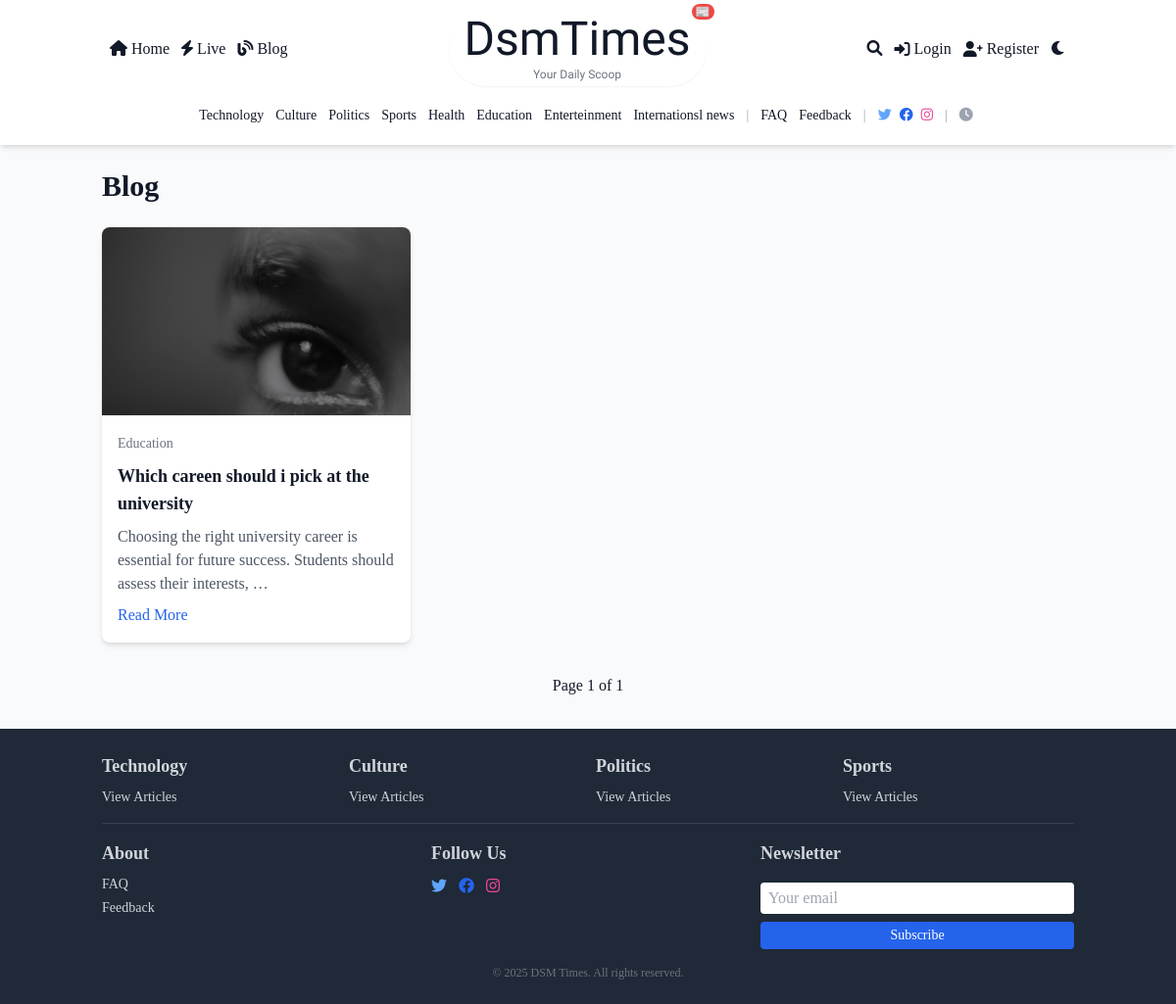
Screenshot of /blog/ with the database file from the repository.
### core/models.py (models this page shows, shortened)
class Category(models.Model):
    name = models.CharField(max_length=100, unique=True)
    slug = models.SlugField(unique=True)
    description = models.TextField(blank=True)
    image = models.ImageField(upload_to='category_images/', blank=True)
    is_special = models.BooleanField(default=False)
    color = models.CharField(max_length=7, blank=True, default='#000000')  # Hex color code

class BlogPost(models.Model):
    STATUS_CHOICES = (
        ('draft', 'Draft'),
        ('published', 'Published'),
        ('hidden', 'Hidden'),
    )
    title = models.CharField(max_length=200)
    slug = models.SlugField(unique=True)
    author = models.ForeignKey(User, on_delete=models.CASCADE, related_name='blog_posts')
    category = models.ForeignKey(Category, on_delete=models.SET_NULL, null=True, blank=True)
    tags = models.ManyToManyField(Tag, blank=True)
    content = models.TextField()
    summary = models.TextField(max_length=500)
    featured_image = models.ImageField(upload_to='blog_images/', blank=True, null=True)
    status = models.CharField(max_length=20, choices=STATUS_CHOICES, default='draft')
    submitted_at = models.DateTimeField(auto_now_add=True)
    published_at = models.DateTimeField(null=True, blank=True)
    updated_at = models.DateTimeField(auto_now=True)
    views_count = models.PositiveIntegerField(default=0)
    read_time_minutes = models.PositiveIntegerField(default=5)
    class Meta:
        verbose_name = "Blog Post"
        verbose_name_plural = "Blog Posts"

### core/views.py (the view)
# urls.py: path('blog/', views.blog, name='blog'),
def blog(request):
    blog_posts = BlogPost.objects.filter(status='published').order_by('-published_at')
    paginator = Paginator(blog_posts, 10)
    page_number = request.GET.get('page')
    page_obj = paginator.get_page(page_number)
    return render(request, 'core/blog.html', {'page_obj': page_obj})

### core/context_processors.py (called while the page is built)
def global_context(request):
    categories = Category.objects.all()
    dark_mode = request.session.get('dark_mode', False)
    return {'categories': categories, 'dark_mode': dark_mode}

### core/templates/core/blog.html (shortened to what this page needs)
{% extends 'core/base.html' %}
{% block content %}
    <section class="max-w-6xl mx-auto px-4 sm:px-0">
        <h1 class="text-2xl sm:text-3xl font-bold mb-6 text-gray-900 dark:text-white">Blog</h1>
        <div class="grid grid-cols-1 sm:grid-cols-2 lg:grid-cols-3 gap-6">
            {% for post in page_obj %}
                <div class="bg-white dark:bg-gray-800 rounded-lg shadow-md overflow-hidden hover:shadow-lg transition">
                    {% if post.featured_image %}
                        <img src="{{ post.featured_image.url }}" class="w-full h-48 object-cover" alt="{{ post.title }}">
                    {% else %}
                        <div class="w-full h-48 bg-gray-200 dark:bg-gray-700 flex items-center justify-center text-gray-500 dark:text-gray-400">No Image</div>
                    {% endif %}
                    <div class="p-4">
                        {% if post.category %}
                            <span class="text-sm text-gray-500 dark:text-gray-400 {% if post.category.is_special %}special-category{% endif %}" data-color="{{ post.category.color }}">
                                {{ post.category.name }}
                            </span>
                        {% else %}
                            <span class="text-sm text-gray-500 dark:text-gray-400">Uncategorized</span>
                        {% endif %}
                        <h3 class="text-lg font-semibold mt-2 text-gray-900 dark:text-white">{{ post.title }}</h3>
                        <p class="mt-2 text-gray-600 dark:text-gray-300">{{ post.summary|truncatewords:15 }}</p>
                        <a href="{% url 'blog_post_detail' post.slug %}" class="mt-2 inline-block text-blue-600 hover:underline">Read More</a>
                    </div>
                </div>
            {% empty %}
                <p class="text-gray-600 dark:text-gray-300 col-span-full">No blog posts available.</p>
            {% endfor %}
        </div>
        <div class="mt-6 flex justify-center space-x-2">
            <span class="px-4 py-2">Page {{ page_obj.number }} of {{ page_obj.paginator.num_pages }}</span>
        </div>
    </section>
{% endblock %}

### core/templates/core/base.html (shortened to what this page needs)
{% load static %}
<!DOCTYPE html>
<html lang="en" class="{% if request.session.dark_mode %}dark{% endif %}">
<head>
    <link href="https://cdn.jsdelivr.net/npm/tailwindcss@2.2.19/dist/tailwind.min.css" rel="stylesheet">
    <link rel="stylesheet" href="https://cdnjs.cloudflare.com/ajax/libs/font-awesome/6.0.0/css/all.min.css">
    <link rel="stylesheet" href="{% static 'css/custom.css' %}">
</head>
<body class="bg-gray-50 dark:bg-gray-900 text-gray-900 dark:text-white font-serif antialiased">
    <header class="bg-white dark:bg-transparent shadow-md dark:shadow-none sticky top-0 z-50">
        <nav class="container mx-auto px-4 py-3">
            <div class="flex items-center justify-between">
                <div class="hidden sm:flex items-center space-x-3 dark:bg-transparent rounded-md px-2 py-1">
                    <a href="{% url 'home' %}" class="text-gray-900 dark:text-white hover:text-blue-500 dark:hover:text-blue-400 transition"><i class="fas fa-home mr-1"></i>Home</a>
                    <a href="{% url 'live_updates' %}" class="text-gray-900 dark:text-white hover:text-blue-500 dark:hover:text-blue-400 transition"><i class="fas fa-bolt mr-1"></i>Live</a>
                    <a href="{% url 'blog' %}" class="text-gray-900 dark:text-white hover:text-blue-500 dark:hover:text-blue-400 transition"><i class="fas fa-blog mr-1"></i>Blog</a>
                </div>
                <div class="flex-1 flex justify-center">
                    <a href="{% url 'home' %}" class="relative text-4xl sm:text-5xl lobster-regular font-semibold text-gray-900 dark:text-white hover:text-blue-500 dark:hover:text-blue-400 transition-colors duration-300 ease-in-out  dark:bg-transparent rounded-full px-4 py-1 shadow-sm dark:shadow-none">
                        DsmTimes
                        <span class="absolute -top-2 -right-2 text-xs bg-red-500 text-white rounded-full px-1 animate-pulse">📰</span>
                        <span class="block text-xs text-center text-gray-500 dark:text-gray-300 mt-1">Your Daily Scoop</span>
                    </a>
                </div>
                <div class="flex items-center space-x-2 sm:space-x-3  dark:bg-transparent rounded-md px-2 py-1">
                    <a href="{% url 'search' %}" class="text-gray-900 dark:text-white hover:text-blue-500 dark:hover:text-blue-400 transition"><i class="fas fa-search"></i></a>
                    {% if user.is_authenticated %}
                        <a href="{% url 'profile' %}" class="text-gray-900 dark:text-white hover:text-blue-500 dark:hover:text-blue-400 transition hidden sm:flex items-center text-sm"><i class="fas fa-user mr-1"></i>{{ user.username|truncatechars:10 }}{% if user.userprofile.is_editor %}{% if user.userprofile.is_chief_editor %} (Chief){% else %} (Ed){% endif %}{% endif %}</a>
                        {% if user.userprofile.is_editor %}
                            <a href="{% url 'submit_article' %}" class="text-gray-900 dark:text-white hover:text-blue-500 dark:hover:text-blue-400 transition hidden sm:flex items-center"><i class="fas fa-pen-to-square mr-1"></i>Submit Article</a>
                        {% endif %}
                        {% if user.userprofile.is_chief_editor %}
                            <a href="{% url 'custom_admin' %}" class="text-gray-900 dark:text-white hover:text-blue-500 dark:hover:text-blue-400 transition hidden sm:flex items-center"><i class="fas fa-crown mr-1"></i>Admin</a>
                        {% endif %}
                        <form method="post" action="{% url 'custom_logout' %}" class="inline hidden sm:block">
                            {% csrf_token %}
                            <button type="submit" class="text-gray-900 dark:text-white hover:text-blue-500 dark:hover:text-blue-400 transition flex items-center"><i class="fas fa-sign-out-alt mr-1"></i>Logout</button>
                        </form>
                    {% else %}
                        <a href="{% url 'login' %}" class="text-gray-900 dark:text-white hover:text-blue-500 dark:hover:text-blue-400 transition hidden sm:flex items-center"><i class="fas fa-sign-in-alt mr-1"></i>Login</a>
                        <a href="{% url 'register' %}" class="text-gray-900 dark:text-white hover:text-blue-500 dark:hover:text-blue-400 transition hidden sm:flex items-center"><i class="fas fa-user-plus mr-1"></i>Register</a>
                    {% endif %}
                    <a href="{% url 'toggle_dark_mode' %}" class="text-gray-900 dark:text-white hover:text-blue-500 dark:hover:text-blue-400 transition">
                        <i class="{% if request.session.dark_mode %}fas fa-sun text-yellow-400 dark:text-yellow-300{% else %}fas fa-moon{% endif %}"></i>
                    </a>
                </div>
            </div>
            <div class="hidden sm:flex justify-center mt-3">
                <div class=" dark:bg-transparent rounded-md px-3 py-2 flex flex-wrap items-center space-x-3 text-sm">
                    {% for category in categories %}
                        <a href="{% url 'category_detail' category.slug %}" class="text-gray-900 dark:text-white hover:text-blue-500 dark:hover:text-blue-400 transition relative {% if category.is_special %}special-category{% endif %}" data-color="{{ category.color }}">
                            {{ category.name }}
                        </a>
                    {% endfor %}
                    <span class="text-gray-400 dark:text-gray-300 mx-1">|</span>
                    <a href="{% url 'faq' %}" class="text-gray-900 dark:text-white hover:text-blue-500 dark:hover:text-blue-400 transition">FAQ</a>
                    <a href="{% url 'feedback' %}" class="text-gray-900 dark:text-white hover:text-blue-500 dark:hover:text-blue-400 transition">Feedback</a>
                    <span class="text-gray-400 dark:text-gray-300 mx-1">|</span>
                    <div class="flex space-x-2">
                        <a href="#" class="text-blue-400 dark:text-blue-300 hover:text-blue-500 dark:hover:text-blue-400"><i class="fab fa-twitter"></i></a>
                        <a href="#" class="text-blue-600 dark:text-blue-500 hover:text-blue-700 dark:hover:text-blue-600"><i class="fab fa-facebook"></i></a>
                        <a href="#" class="text-pink-500 dark:text-pink-400 hover:text-pink-600 dark:hover:text-pink-500"><i class="fab fa-instagram"></i></a>
                    </div>
                    <span class="text-gray-400 dark:text-gray-300 mx-1">|</span>
                    <span><i class="fas fa-clock mr-1 text-gray-400 dark:text-gray-300"></i>{{ "now"|date:"H:i, F j, Y" }}</span>
                </div>
            </div>
        </nav>
    </header>
    <main class="container mx-auto px-4 py-6">
        {% block content %}{% endblock %}
    </main>
    <footer class="bg-gray-800 dark:bg-transparent text-gray-300 dark:text-gray-200 py-6">
        <div class="container mx-auto px-4 grid grid-cols-1 sm:grid-cols-2 md:grid-cols-4 gap-4">
            {% for category in categories.all|slice:":4" %}
                <div>
                    <h3 class="text-base sm:text-lg font-semibold mb-2">{{ category.name }}</h3>
                    <ul class="space-y-1 text-sm">
                        <li><a href="{% url 'category_detail' category.slug %}" class="hover:text-blue-400 dark:hover:text-blue-300 transition">View Articles</a></li>
                    </ul>
                </div>
            {% endfor %}
            <div class="mt-4 sm:mt-0 md:col-span-4 border-t border-gray-700 dark:border-gray-600 pt-4 grid grid-cols-1 sm:grid-cols-3 gap-4">
                <div>
                    <h3 class="text-base sm:text-lg font-semibold mb-2">About</h3>
                    <ul class="space-y-1 text-sm">
                        <li><a href="{% url 'faq' %}" class="hover:text-blue-400 dark:hover:text-blue-300 transition">FAQ</a></li>
                        <li><a href="{% url 'feedback' %}" class="hover:text-blue-400 dark:hover:text-blue-300 transition">Feedback</a></li>
                    </ul>
                </div>
                <div>
                    <h3 class="text-base sm:text-lg font-semibold mb-2">Follow Us</h3>
                    <div class="flex space-x-3">
                        <a href="#" class="text-blue-400 dark:text-blue-300 hover:text-blue-500 dark:hover:text-blue-400 transition"><i class="fab fa-twitter"></i></a>
                        <a href="#" class="text-blue-600 dark:text-blue-500 hover:text-blue-700 dark:hover:text-blue-600 transition"><i class="fab fa-facebook"></i></a>
                        <a href="#" class="text-pink-500 dark:text-pink-400 hover:text-pink-600 dark:hover:text-pink-500 transition"><i class="fab fa-instagram"></i></a>
                    </div>
                </div>
                <div>
                    <h3 class="text-base sm:text-lg font-semibold mb-2">Newsletter</h3>
                    <form action="{% url 'subscribe' %}" method="post" class="flex flex-col space-y-2">
                        <input type="email" placeholder="Your email" class="w-full px-2 py-1 text-gray-900 dark:text-gray-200 bg-white dark:bg-transparent rounded focus:outline-none focus:ring-1 focus:ring-blue-400 dark:focus:ring-blue-500">
                        <button type="submit" class="w-full bg-blue-600 hover:bg-blue-700 dark:bg-transparent dark:hover:bg-blue-800 dark:border dark:border-blue-500 text-white py-1 text-sm rounded transition">Subscribe</button>
                    </form>
                </div>
            </div>
        </div>
        <p class="text-center mt-4 text-gray-500 dark:text-gray-400 text-xs">© 2025 DSM Times. All rights reserved.</p>
    </footer>
</body>
</html>

### static/css/custom.css (style rules this page uses)
body { font-family: 'Times New Roman', Times, serif; }
.lobster-regular { font-family: "Lobster", sans-serif; font-weight: 400; font-style: normal; }

### rows the page displays
Category: name "Technology"
Category: name "Culture"
Category: name "Politics"
Category: name "Sports"
Category: name "Health"
Category: name "Education"
Category: name "Enterteinment"
Category: name "Internationsl news"
BlogPost: featured_image (picture), category.name "Education", title "Which careen should i pick at the university", summary "Choosing the right university career is essential for future success. Students should assess their interests, …"

### other values shown
{{ page_obj.number }} "1"
{{ page_obj.paginator.num_pages }} "1"
